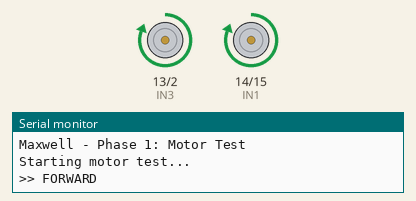
This sketch was run on a simulated ESP32. Shown: motor-driver pin pairs drawn as motors (green arrow = first pin HIGH = forward, orange = second pin HIGH = backward, longer = more drive), the last lines printed to the serial monitor.

Above: at 3.0 s.
At 6.0 s:
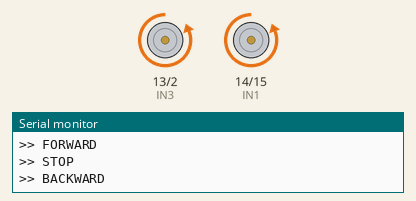
At 8.7 s:
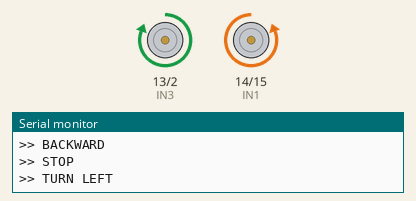
At 13.5 s:
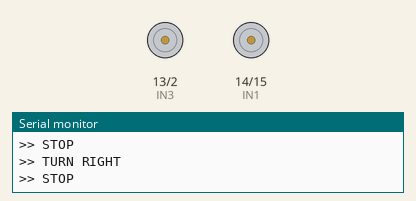
Timing chart, 0 to 18.9 s (numbered marks = the images above):
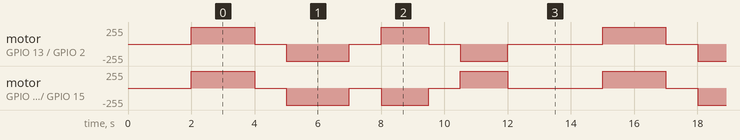

The sketch:

phase1_motor_control.ino
```cpp
/*
 * Maxwell - Phase 1: Basic Motor Control
 *
 * This phase tests that your motors and wiring work correctly.
 * The car will: go forward, stop, go backward, stop, turn left,
 * turn right, then stop. It repeats every 10 seconds.
 *
 * Upload this first to verify your wiring before adding WiFi/camera.
 *
 * Wiring:
 *   ESP32 GPIO 14 -> L298N IN1 (Left Motor)
 *   ESP32 GPIO 15 -> L298N IN2 (Left Motor)
 *   ESP32 GPIO 13 -> L298N IN3 (Right Motor)
 *   ESP32 GPIO  2 -> L298N IN4 (Right Motor)
 */

// Motor A (Left) pins
#define IN1 14
#define IN2 15

// Motor B (Right) pins
#define IN3 13
#define IN4 2

void setup() {
  Serial.begin(115200);
  Serial.println("Maxwell - Phase 1: Motor Test");

  // Set motor pins as outputs
  pinMode(IN1, OUTPUT);
  pinMode(IN2, OUTPUT);
  pinMode(IN3, OUTPUT);
  pinMode(IN4, OUTPUT);

  // Start with motors off
  stopMotors();

  delay(2000); // Wait 2 seconds before starting
  Serial.println("Starting motor test...");
}

void loop() {
  Serial.println(">> FORWARD");
  moveForward();
  delay(2000);

  Serial.println(">> STOP");
  stopMotors();
  delay(1000);

  Serial.println(">> BACKWARD");
  moveBackward();
  delay(2000);

  Serial.println(">> STOP");
  stopMotors();
  delay(1000);

  Serial.println(">> TURN LEFT");
  turnLeft();
  delay(1500);

  Serial.println(">> STOP");
  stopMotors();
  delay(1000);

  Serial.println(">> TURN RIGHT");
  turnRight();
  delay(1500);

  Serial.println(">> STOP");
  stopMotors();
  delay(3000);

  Serial.println("--- Cycle complete, restarting ---\n");
}

// Both motors forward
void moveForward() {
  digitalWrite(IN1, HIGH);
  digitalWrite(IN2, LOW);
  digitalWrite(IN3, HIGH);
  digitalWrite(IN4, LOW);
}

// Both motors backward
void moveBackward() {
  digitalWrite(IN1, LOW);
  digitalWrite(IN2, HIGH);
  digitalWrite(IN3, LOW);
  digitalWrite(IN4, HIGH);
}

// Left motor backward, right motor forward (turns left)
void turnLeft() {
  digitalWrite(IN1, LOW);
  digitalWrite(IN2, HIGH);
  digitalWrite(IN3, HIGH);
  digitalWrite(IN4, LOW);
}

// Left motor forward, right motor backward (turns right)
void turnRight() {
  digitalWrite(IN1, HIGH);
  digitalWrite(IN2, LOW);
  digitalWrite(IN3, LOW);
  digitalWrite(IN4, HIGH);
}

// All motors off
void stopMotors() {
  digitalWrite(IN1, LOW);
  digitalWrite(IN2, LOW);
  digitalWrite(IN3, LOW);
  digitalWrite(IN4, LOW);
}
```

Measured:
- by itself, motor on GPIO 13 (IN3) / GPIO 2 (IN4): repeats every 13.0 s: stopped 1.0 s, backward 255/255 2.0 s, stopped 1.0 s, forward 255/255 1.5 s, stopped 1.0 s, backward 255/255 1.5 s, stopped 3.0 s, forward 255/255 2.0 s
- by itself, motor on GPIO 14 (IN1) / GPIO 15 (IN2): repeats every 13.0 s: stopped 1.0 s, backward 255/255 2.0 s, stopped 1.0 s, backward 255/255 1.5 s, stopped 1.0 s, forward 255/255 1.5 s, stopped 3.0 s, forward 255/255 2.0 s
